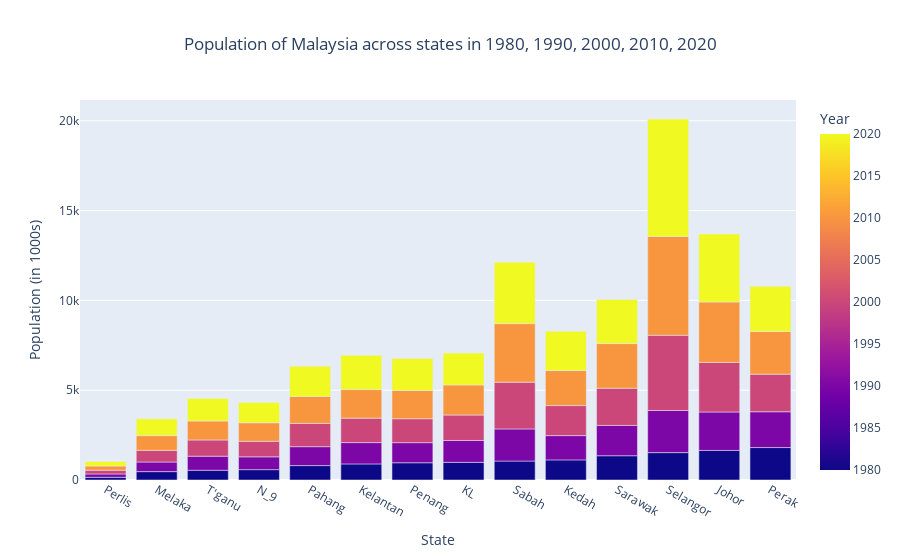

The notebook cell saved with this chart:
### Code cell
# bar charts with multiple years

# filter the DF for the year 1980
df_selected_years = melted_state[melted_state['Year'].isin([1980, 1990, 2000, 2010, 2020])]

# sort the DF by pop in desc order within each year
df_selected_years = df_selected_years.sort_values(by=['Year', 'Population'], ascending=[True, True])

#create bar chart
fig = px.bar(df_selected_years, x='State', y='Population', color='Year', barmode='group', 
title="Population of Malaysia across states in 1980, 1990, 2000, 2010, 2020",
labels={'Population': 'Population (in 1000s)'})

# center the chart title
fig.update_layout(title_x=0.5)

#show the chart
fig.show()

### Figure 1 — Plotly figure (JSON) as saved in the notebook; plotly's stock layout.template omitted (floating-point values rounded to 4 significant figures)
{"data": [{"alignmentgroup": "True", "hovertemplate": "State=%{x}<br>Population (in 1000s)=%{y}<br>Year=%{marker.color}<extra></extra>", "legendgroup": "", "marker": {"color": [1980, 1980, 1980, 1980, 1980, 1980, 1980, 1980, 1980, 1980, 1980, 1980, 1980, 1980, 1990, 1990, 1990, 1990, 1990, 1990, 1990, 1990, 1990, 1990, 1990, 1990, 1990, 1990, 2000, 2000, 2000, 2000, 2000, 2000, 2000, 2000, 2000, 2000, 2000, 2000, 2000, 2000, 2010, 2010, 2010, 2010, 2010, 2010, 2010, 2010, 2010, 2010, 2010, 2010, 2010, 2010, 2020, 2020, 2020, 2020, 2020, 2020, 2020, 2020, 2020, 2020, 2020, 2020, 2020, 2020], "coloraxis": "coloraxis", "pattern": {"shape": ""}}, "name": "", "offsetgroup": "", "orientation": "v", "showlegend": false, "textposition": "auto", "type": "bar", "x": ["Perlis", "Melaka", "T'ganu", "N_9", "Pahang", "Kelantan", "Penang", "KL", "Sabah", "Kedah", "Sarawak", "Selangor", "Johor", "Perak", "Perlis", "Melaka", "N_9", "T'ganu", "Pahang", "Penang", "Kelantan", "KL", "Kedah", "Sarawak", "Sabah", "Perak", "Johor", "Selangor", "Perlis", "Melaka", "N_9", "T'ganu", "Pahang", "Penang", "Kelantan", "KL", "Kedah", "Sarawak", "Perak", "Sabah", "Johor", "Selangor", "Perlis", "Melaka", "N_9", "T'ganu", "Pahang", "Penang", "Kelantan", "KL", "Kedah", "Perak", "Sarawak", "Sabah", "Johor", "Selangor", "Perlis", "Melaka", "N_9", "T'ganu", "Pahang", "Penang", "KL", "Kelantan", "Kedah", "Sarawak", "Perak", "Sabah", "Johor", "Selangor"], "xaxis": "x", "y": [148.7, 466.9, 541.7, 576.7, 802.1, 895.7, 960.7, 982.9, 1055.0, 1120.0, 1351.0, 1524.0, 1646.0, 1807.0, 187, 534.2, 713.4, 784.6, 1054.0, 1118.0, 1187.0, 1218.0, 1352.0, 1688.0, 1788.0, 1993.0, 2140.0, 2345.0, 207.6, 646.6, 866.1, 902.6, 1296.0, 1333.0, 1361.0, 1416, 1672.0, 2072.0, 2092.0, 2604.0, 2762.0, 4189.0, 235.8, 823.6, 1030.0, 1055.0, 1502.0, 1576.0, 1590.0, 1675.0, 1949.0, 2379, 2487.0, 3260, 3363.0, 5502.0, 254.9, 932.7, 1129.0, 1259.0, 1679.0, 1774.0, 1774.0, 1907.0, 2185.0, 2454.0, 2510.0, 3419.0, 3781.0, 6538.0], "yaxis": "y"}], "layout": {"barmode": "group", "coloraxis": {"colorbar": {"title": {"text": "Year"}}, "colorscale": [[0, "#0d0887"], [0.1111, "#46039f"], [0.2222, "#7201a8"], [0.3333, "#9c179e"], [0.4444, "#bd3786"], [0.5556, "#d8576b"], [0.6667, "#ed7953"], [0.7778, "#fb9f3a"], [0.8889, "#fdca26"], [1, "#f0f921"]]}, "legend": {"tracegroupgap": 0}, "title": {"text": "Population of Malaysia across states in 1980, 1990, 2000, 2010, 2020", "x": 0.5}, "xaxis": {"anchor": "y", "domain": [0, 1], "title": {"text": "State"}}, "yaxis": {"anchor": "x", "domain": [0, 1], "title": {"text": "Population (in 1000s)"}}}}
